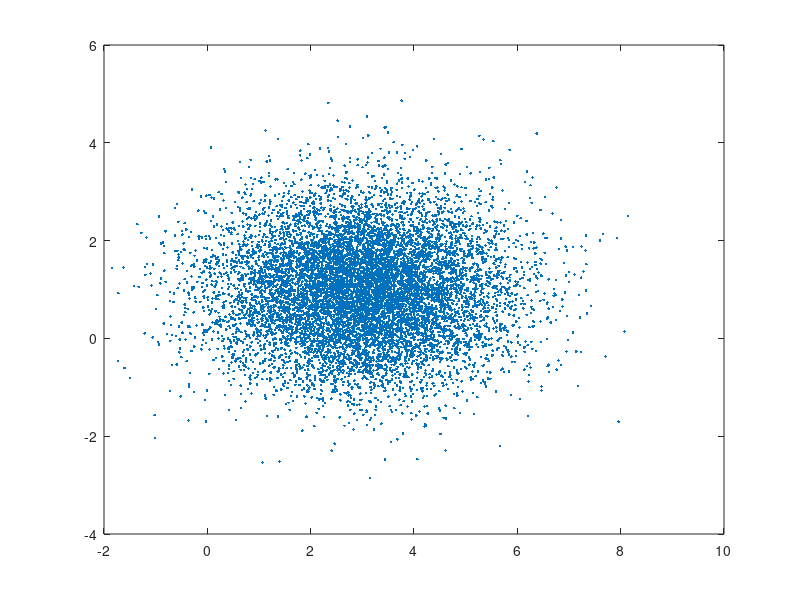
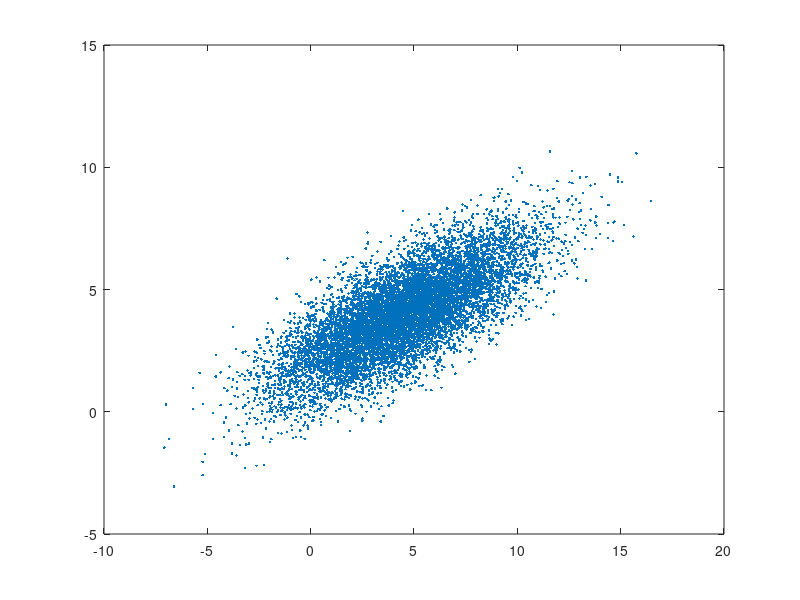

These figures' MATLAB source, in order:

% Define the number of points
n = 10000;

% Generate X1 and X2
X1 = normrnd(3, sqrt(2), [1, n]);  % Gaussian distribution with mean 3, variance 2
X2 = normrnd(1, 1, [1, n]);        % Gaussian distribution with mean 1, variance 1

% Define the transformation matrix
A = [1/2 3;
     1   1];

% Compute Y1 and Y2
Y = A * [X1; X2];

% Extract Y1 and Y2 from the matrix Y
Y1 = Y(1, :);
Y2 = Y(2, :);

%b)
disp("Mean of X1")
disp(mean(X1));
disp("Mean of X2")
disp(mean(X2));

samplecov = cov(X1,X2);
samplecorr = corrcoef(X1,X2);
disp("Cov of X1 and X2");
disp(samplecov(1,2));
disp("Corr of X1 and X2");
disp(samplecorr(1,2));

%c)
figure(1)
plot(X1,X2,'.')

%d)
disp("Mean of Y1")
disp(mean(Y1));
disp("Mean of Y2")
disp(mean(Y2));

samplecov = cov(Y1,Y2);
samplecorr = corrcoef(Y1,Y2);
disp("Cov of Y1 and Y2");
disp(samplecov(1,2));
disp("Corr of Y1 and Y2");
disp(samplecorr(1,2));

figure(2)
plot(Y1,Y2,'.')